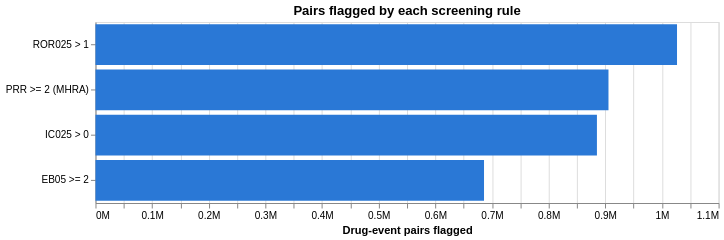

Write a Vega-Lite specification for this figure.
### Vega-Lite specification from a JSON file in a GitHub repository (floating-point values rounded to 4 significant figures)
{"config": {"view": {"continuousWidth": 300, "continuousHeight": 300}}, "data": {"name": "data-6a7c90144a47b97ec60197676024aba5"}, "mark": {"type": "bar", "color": "#2a78d6"}, "encoding": {"tooltip": [{"field": "pairs", "format": ",", "type": "quantitative"}], "x": {"axis": {"format": "~s"}, "field": "pairs", "title": "Drug-event pairs flagged", "type": "quantitative"}, "y": {"field": "measure", "sort": "-x", "title": null, "type": "nominal"}}, "height": 180, "title": "Pairs flagged by each screening rule", "width": 620, "$schema": "https://vega.github.io/schema/vega-lite/v6.1.0.json", "datasets": {"data-6a7c90144a47b97ec60197676024aba5": [{"measure": "ROR025 > 1", "pairs": 1026632}, {"measure": "PRR >= 2 (MHRA)", "pairs": 905646}, {"measure": "IC025 > 0", "pairs": 885252}, {"measure": "EB05 >= 2", "pairs": 685921}]}}
